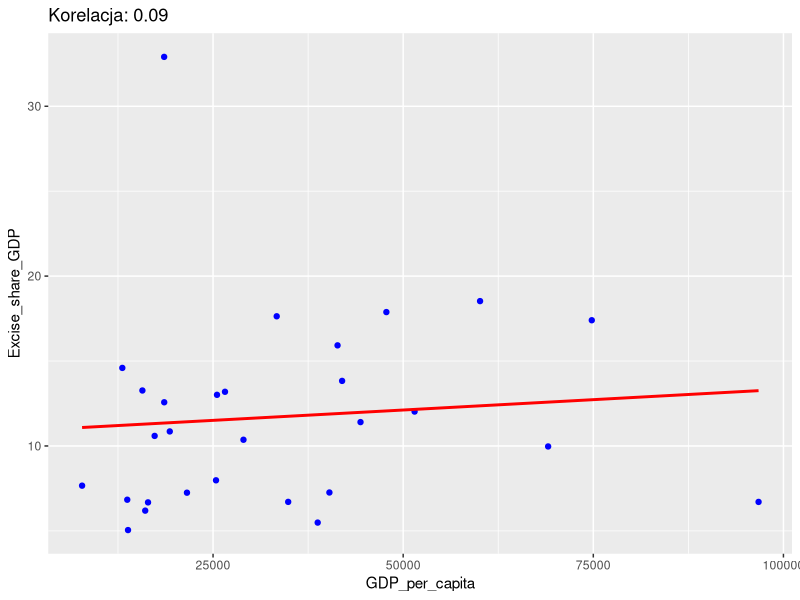
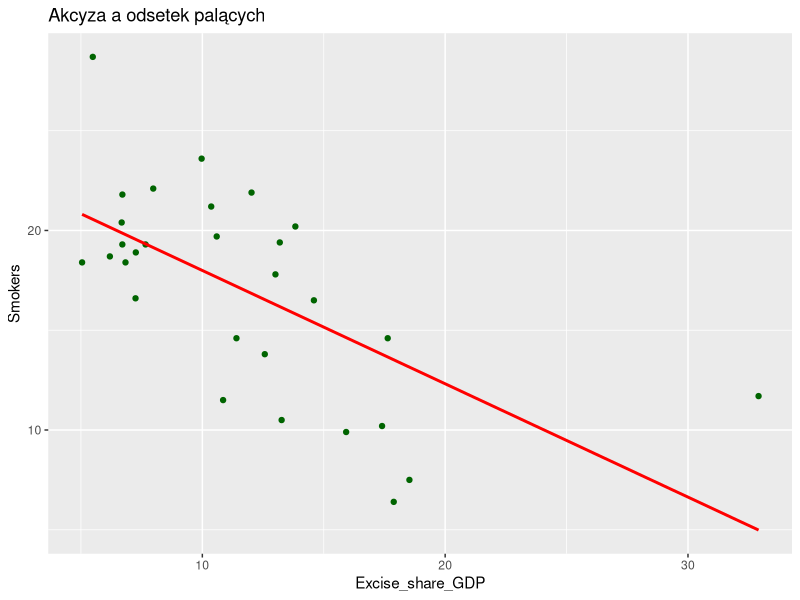
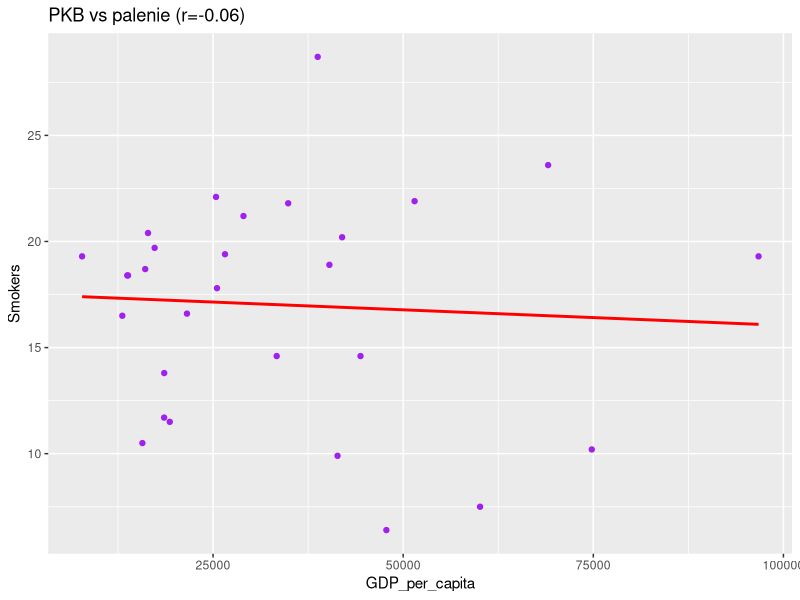

These figures' R source, in order:
## ---- chunk 1
library(readxl)
library(dplyr)
library(ggplot2)
library(rnaturalearth)
library(rnaturalearthdata)
library(GGally)

knitr::opts_chunk$set(echo=FALSE, message=FALSE, warning=FALSE)

# ---- Wczytanie danych ----
dane1 <- read_excel("Tobacco_consumption_HLTH2022-2.xlsx", sheet = "T1")
OdsetekPalacy <- dane1[,1:2] %>% rename(Country = 1, Smokers = 2)

dane2 <- read_excel("Europe_Population.xlsx")
PopulacjaKraju <- dane2[,1:2] %>% rename(Country = 1, Population = 2)

dane3 <- read_excel("europe_gdp_per_capita_2019.xlsx")
PKBKraju <- dane3[,1:2] %>% rename(Country = 1, GDP_per_capita = 2)

dane4 <- read_excel("Direct-taxes.xlsx", skip = 5, col_names = FALSE, sheet = "Table 13")
AkcyzaPKB <- dane4[,c(1,5)]
AkcyzaPKB <- AkcyzaPKB[1:(nrow(AkcyzaPKB)-6),]
names(AkcyzaPKB) <- c("Country","Excise_share_GDP")

# ---- Łączenie danych ----
kraje <- Reduce(intersect,
                list(OdsetekPalacy$Country,
                     PopulacjaKraju$Country,
                     PKBKraju$Country,
                     AkcyzaPKB$Country))

dane_final <- OdsetekPalacy %>%
  filter(Country %in% kraje) %>%
  left_join(PopulacjaKraju, by="Country") %>%
  left_join(PKBKraju, by="Country") %>%
  left_join(AkcyzaPKB, by="Country")

head(dane_final)
#Korelajca
cor1 <- cor(dane_final$Excise_share_GDP, dane_final$GDP_per_capita, use="complete.obs")
ggplot(dane_final, aes(GDP_per_capita, Excise_share_GDP)) +
geom_point(color="blue") +
geom_smooth(method="lm", se=FALSE, color="red") +
labs(title = paste0("Korelacja: ", round(cor1,2)))

ggplot(dane_final, aes(Excise_share_GDP, Smokers)) +
geom_point(color="darkgreen") +
geom_smooth(method="lm", se=FALSE, color="red") +
labs(title="Akcyza a odsetek palących")

cor3 <- cor(dane_final$GDP_per_capita, dane_final$Smokers, use="complete.obs")
ggplot(dane_final, aes(GDP_per_capita, Smokers)) +
geom_point(color="purple") +
geom_smooth(method="lm", se=FALSE, color="red") +
labs(title=paste0("PKB vs palenie (r=",round(cor3,2),")"))

model <- lm(Smokers ~ GDP_per_capita + Excise_share_GDP, data=dane_final)
summary(model)
